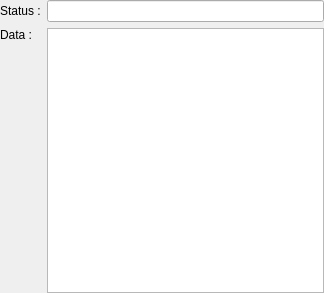
<?xml version="1.0" encoding="UTF-8"?>
<ui version="4.0">
 <class>QUaModbusDataBlockWidgetStatus</class>
 <widget class="QWidget" name="QUaModbusDataBlockWidgetStatus">
  <property name="geometry">
   <rect>
    <x>0</x>
    <y>0</y>
    <width>324</width>
    <height>293</height>
   </rect>
  </property>
  <property name="windowTitle">
   <string>Form</string>
  </property>
  <layout class="QGridLayout" name="gridLayout">
   <property name="leftMargin">
    <number>0</number>
   </property>
   <property name="topMargin">
    <number>0</number>
   </property>
   <property name="rightMargin">
    <number>0</number>
   </property>
   <property name="bottomMargin">
    <number>0</number>
   </property>
   <item row="0" column="0">
    <widget class="QLabel" name="labelStatus">
     <property name="sizePolicy">
      <sizepolicy hsizetype="Fixed" vsizetype="Preferred">
       <horstretch>0</horstretch>
       <verstretch>0</verstretch>
      </sizepolicy>
     </property>
     <property name="text">
      <string>Status :</string>
     </property>
    </widget>
   </item>
   <item row="0" column="1">
    <widget class="QLineEdit" name="lineEditStatus">
     <property name="readOnly">
      <bool>true</bool>
     </property>
    </widget>
   </item>
   <item row="1" column="0">
    <widget class="QLabel" name="labelData">
     <property name="sizePolicy">
      <sizepolicy hsizetype="Fixed" vsizetype="Preferred">
       <horstretch>0</horstretch>
       <verstretch>0</verstretch>
      </sizepolicy>
     </property>
     <property name="text">
      <string>Data :</string>
     </property>
     <property name="alignment">
      <set>Qt::AlignLeading|Qt::AlignLeft|Qt::AlignTop</set>
     </property>
    </widget>
   </item>
   <item row="1" column="1">
    <widget class="QTableView" name="tableViewData"/>
   </item>
  </layout>
 </widget>
 <resources/>
 <connections/>
</ui>
